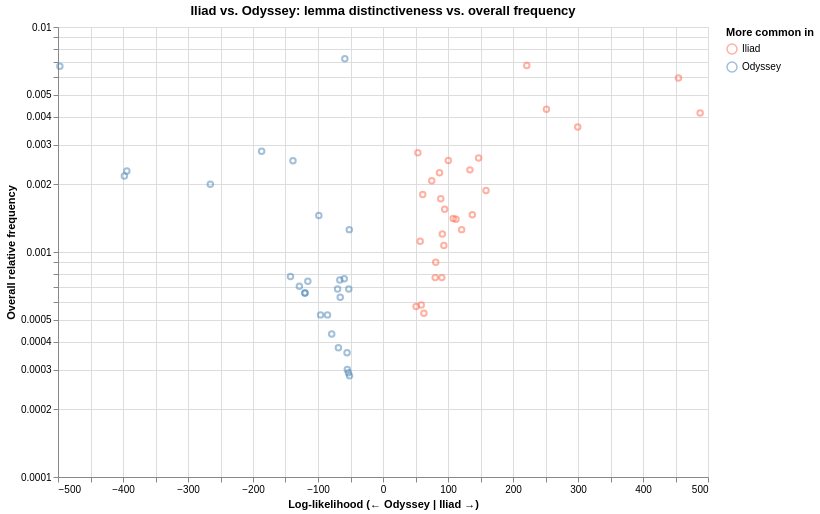

Notebook code cell kept with this figure:
### Code cell
alt.Chart(work_plot_df).mark_point(opacity=0.5, size=30).encode(
    x=alt.X("log_likelihood:Q", title="Log-likelihood (← Odyssey | Iliad →)"),
    y=alt.Y(
        "relative_frequency:Q",
        title="Overall relative frequency",
        scale=alt.Scale(type="log"),
    ),
    color=alt.Color(
        "work:N",
        scale=alt.Scale(domain=["Iliad", "Odyssey"], range=["tomato", "steelblue"]),
        legend=alt.Legend(title="More common in"),
    ),
    tooltip=["lemma:N", "log_likelihood:Q", "relative_frequency:Q"],
).properties(
    title="Iliad vs. Odyssey: lemma distinctiveness vs. overall frequency",
    width=650,
    height=450,
)

### Figure 1 — Vega-Lite specification as saved in the notebook (floating-point values rounded to 4 significant figures)
{"config": {"view": {"continuousWidth": 300, "continuousHeight": 300}}, "data": {"name": "data-df99c109f9572d23eed142b7f5f240a0"}, "mark": {"type": "point", "opacity": 0.5, "size": 30}, "encoding": {"color": {"field": "work", "legend": {"title": "More common in"}, "scale": {"domain": ["Iliad", "Odyssey"], "range": ["tomato", "steelblue"]}, "type": "nominal"}, "tooltip": [{"field": "lemma", "type": "nominal"}, {"field": "log_likelihood", "type": "quantitative"}, {"field": "relative_frequency", "type": "quantitative"}], "x": {"field": "log_likelihood", "title": "Log-likelihood (← Odyssey | Iliad →)", "type": "quantitative"}, "y": {"field": "relative_frequency", "scale": {"type": "log"}, "title": "Overall relative frequency", "type": "quantitative"}}, "height": 450, "title": "Iliad vs. Odyssey: lemma distinctiveness vs. overall frequency", "width": 650, "$schema": "https://vega.github.io/schema/vega-lite/v6.4.1.json", "datasets": {"data-df99c109f9572d23eed142b7f5f240a0": [{"lemma": "Αἰνείας", "log_likelihood": 90.52, "relative_frequency": 0.0007694, "work": "Iliad", "p_value": 1.833e-21, "p_value_fdr": 5.142e-19}, {"lemma": "Αἴας", "log_likelihood": 158.5, "relative_frequency": 0.001877, "work": "Iliad", "p_value": 2.42e-36, "p_value_fdr": 1.851e-33}, {"lemma": "Δαναοί", "log_likelihood": 112.3, "relative_frequency": 0.001398, "work": "Iliad", "p_value": 3.104e-26, "p_value_fdr": 1.187e-23}, {"lemma": "Διομήδης", "log_likelihood": 80.33, "relative_frequency": 0.0007694, "work": "Iliad", "p_value": 3.171e-19, "p_value_fdr": 7.625e-17}, {"lemma": "Εὐρύμαχος", "log_likelihood": -51.46, "relative_frequency": 0.0002815, "work": "Odyssey", "p_value": 7.316e-13, "p_value_fdr": 1.14e-10}, {"lemma": "Εὔμαιος", "log_likelihood": -68.61, "relative_frequency": 0.0003753, "work": "Odyssey", "p_value": 1.2e-16, "p_value_fdr": 2.589e-14}, {"lemma": "Κίρκη", "log_likelihood": -78.9, "relative_frequency": 0.0004316, "work": "Odyssey", "p_value": 6.528e-19, "p_value_fdr": 1.526e-16}, {"lemma": "Κύκλωψ", "log_likelihood": -54.89, "relative_frequency": 0.0003002, "work": "Odyssey", "p_value": 1.276e-13, "p_value_fdr": 2.192e-11}, {"lemma": "Λαέρτης", "log_likelihood": -53.17, "relative_frequency": 0.0002909, "work": "Odyssey", "p_value": 3.055e-13, "p_value_fdr": 5.041e-11}, {"lemma": "Μηριόνης", "log_likelihood": 62.92, "relative_frequency": 0.0005348, "work": "Iliad", "p_value": 2.152e-15, "p_value_fdr": 4.311e-13}, {"lemma": "Πάτροκλος", "log_likelihood": 137.4, "relative_frequency": 0.001464, "work": "Iliad", "p_value": 9.635e-32, "p_value_fdr": 5.406e-29}, {"lemma": "Πηνελόπεια", "log_likelihood": -142.4, "relative_frequency": 0.0007788, "work": "Odyssey", "p_value": 8.089e-33, "p_value_fdr": 5.237e-30}, {"lemma": "Πρίαμος", "log_likelihood": 108.0, "relative_frequency": 0.001407, "work": "Iliad", "p_value": 2.677e-25, "p_value_fdr": 9.794e-23}, {"lemma": "Τηλέμαχος", "log_likelihood": -394.1, "relative_frequency": 0.002289, "work": "Odyssey", "p_value": 1.061e-87, "p_value_fdr": 1.785e-84}, {"lemma": "Τρώς", "log_likelihood": 454.6, "relative_frequency": 0.005939, "work": "Iliad", "p_value": 7.331e-101, "p_value_fdr": 2.057e-97}, {"lemma": "Τυδείδης", "log_likelihood": 58.81, "relative_frequency": 0.0005817, "work": "Iliad", "p_value": 1.733e-14, "p_value_fdr": 3.241e-12}, {"lemma": "Φαίαξ", "log_likelihood": -128.6, "relative_frequency": 0.0007037, "work": "Odyssey", "p_value": 8.115e-30, "p_value_fdr": 4.017e-27}, {"lemma": "δόρυ", "log_likelihood": 100.5, "relative_frequency": 0.002552, "work": "Iliad", "p_value": 1.194e-23, "p_value_fdr": 4.185e-21}, {"lemma": "δῶμα", "log_likelihood": -138.5, "relative_frequency": 0.002543, "work": "Odyssey", "p_value": 5.658e-32, "p_value_fdr": 3.401e-29}, {"lemma": "εἷμα", "log_likelihood": -66.43, "relative_frequency": 0.0007506, "work": "Odyssey", "p_value": 3.623e-16, "p_value_fdr": 7.624e-14}, {"lemma": "κλισία", "log_likelihood": 57.22, "relative_frequency": 0.001117, "work": "Iliad", "p_value": 3.905e-14, "p_value_fdr": 6.993e-12}, {"lemma": "λαός", "log_likelihood": 53.65, "relative_frequency": 0.002759, "work": "Iliad", "p_value": 2.396e-13, "p_value_fdr": 4.033e-11}, {"lemma": "μάχη", "log_likelihood": 121.0, "relative_frequency": 0.001257, "work": "Iliad", "p_value": 3.771e-28, "p_value_fdr": 1.763e-25}, {"lemma": "μάχομαι", "log_likelihood": 133.7, "relative_frequency": 0.002318, "work": "Iliad", "p_value": 6.253e-31, "p_value_fdr": 3.289e-28}, {"lemma": "μέγαρον", "log_likelihood": -186.7, "relative_frequency": 0.002805, "work": "Odyssey", "p_value": 1.67e-42, "p_value_fdr": 1.405e-39}, {"lemma": "μνηστήρ", "log_likelihood": -397.9, "relative_frequency": 0.002177, "work": "Odyssey", "p_value": 1.548e-88, "p_value_fdr": 3.257e-85}, {"lemma": "νόστος", "log_likelihood": -65.78, "relative_frequency": 0.0006286, "work": "Odyssey", "p_value": 5.048e-16, "p_value_fdr": 1.036e-13}, {"lemma": "νῆσος", "log_likelihood": -69.86, "relative_frequency": 0.0006849, "work": "Odyssey", "p_value": 6.378e-17, "p_value_fdr": 1.412e-14}, {"lemma": "ξένος", "log_likelihood": -265.7, "relative_frequency": 0.001999, "work": "Odyssey", "p_value": 9.98e-60, "p_value_fdr": 1.2e-56}, {"lemma": "οἶκος", "log_likelihood": -98.72, "relative_frequency": 0.001454, "work": "Odyssey", "p_value": 2.911e-23, "p_value_fdr": 9.799e-21}, {"lemma": "πέπνυμαι", "log_likelihood": -59.63, "relative_frequency": 0.00076, "work": "Odyssey", "p_value": 1.146e-14, "p_value_fdr": 2.191e-12}, {"lemma": "περίφρων", "log_likelihood": -85.41, "relative_frequency": 0.0005254, "work": "Odyssey", "p_value": 2.425e-20, "p_value_fdr": 6.185e-18}, {"lemma": "πόλεμος", "log_likelihood": 147.1, "relative_frequency": 0.002618, "work": "Iliad", "p_value": 7.535e-34, "p_value_fdr": 5.285e-31}, {"lemma": "πόντος", "log_likelihood": -51.88, "relative_frequency": 0.001257, "work": "Odyssey", "p_value": 5.899e-13, "p_value_fdr": 9.368e-11}, {"lemma": "συβώτης", "log_likelihood": -120.1, "relative_frequency": 0.0006568, "work": "Odyssey", "p_value": 6.114e-28, "p_value_fdr": 2.573e-25}, {"lemma": "τεῖχος", "log_likelihood": 93.63, "relative_frequency": 0.00107, "work": "Iliad", "p_value": 3.803e-22, "p_value_fdr": 1.143e-19}, {"lemma": "τεῦχος", "log_likelihood": 61.14, "relative_frequency": 0.001801, "work": "Iliad", "p_value": 5.32e-15, "p_value_fdr": 1.041e-12}, {"lemma": "ἀμφίπολος", "log_likelihood": -52.63, "relative_frequency": 0.0006849, "work": "Odyssey", "p_value": 4.018e-13, "p_value_fdr": 6.504e-11}, {"lemma": "ἀοιδός", "log_likelihood": -55.32, "relative_frequency": 0.0003565, "work": "Odyssey", "p_value": 1.024e-13, "p_value_fdr": 1.796e-11}, {"lemma": "ἀσπίς", "log_likelihood": 81.11, "relative_frequency": 0.0009007, "work": "Iliad", "p_value": 2.138e-19, "p_value_fdr": 5.293e-17}, {"lemma": "Ἀγαμέμνων", "log_likelihood": 88.83, "relative_frequency": 0.001726, "work": "Iliad", "p_value": 4.302e-21, "p_value_fdr": 1.168e-18}, {"lemma": "Ἀλκίνοος", "log_likelihood": -120.1, "relative_frequency": 0.0006568, "work": "Odyssey", "p_value": 6.114e-28, "p_value_fdr": 2.573e-25}, {"lemma": "Ἀντίνοος", "log_likelihood": -96.05, "relative_frequency": 0.0005254, "work": "Odyssey", "p_value": 1.118e-22, "p_value_fdr": 3.619e-20}, {"lemma": "Ἀργεῖος", "log_likelihood": 74.98, "relative_frequency": 0.002074, "work": "Iliad", "p_value": 4.747e-18, "p_value_fdr": 1.08e-15}, {"lemma": "Ἀχαιός", "log_likelihood": 221.2, "relative_frequency": 0.006746, "work": "Iliad", "p_value": 4.889e-50, "p_value_fdr": 4.572e-47}, {"lemma": "Ἀχιλλεύς", "log_likelihood": 299.6, "relative_frequency": 0.003594, "work": "Iliad", "p_value": 3.964e-67, "p_value_fdr": 5.56e-64}, {"lemma": "Ἄρης", "log_likelihood": 94.85, "relative_frequency": 0.001548, "work": "Iliad", "p_value": 2.054e-22, "p_value_fdr": 6.403e-20}, {"lemma": "ἔγχος", "log_likelihood": 86.93, "relative_frequency": 0.002252, "work": "Iliad", "p_value": 1.124e-20, "p_value_fdr": 2.956e-18}, {"lemma": "ἔρχομαι", "log_likelihood": -58.72, "relative_frequency": 0.007234, "work": "Odyssey", "p_value": 1.821e-14, "p_value_fdr": 3.331e-12}, {"lemma": "Ἕκτωρ", "log_likelihood": 487.9, "relative_frequency": 0.004147, "work": "Iliad", "p_value": 4.051e-108, "p_value_fdr": 1.705e-104}, {"lemma": "Ἥρα", "log_likelihood": 91.28, "relative_frequency": 0.001201, "work": "Iliad", "p_value": 1.247e-21, "p_value_fdr": 3.618e-19}, {"lemma": "ἵππος", "log_likelihood": 251.4, "relative_frequency": 0.004307, "work": "Iliad", "p_value": 1.255e-56, "p_value_fdr": 1.32e-53}, {"lemma": "Ἰθάκη", "log_likelihood": -115.6, "relative_frequency": 0.0007412, "work": "Odyssey", "p_value": 5.734e-27, "p_value_fdr": 2.298e-24}, {"lemma": "ὄχος", "log_likelihood": 50.95, "relative_frequency": 0.0005724, "work": "Iliad", "p_value": 9.452e-13, "p_value_fdr": 1.446e-10}, {"lemma": "Ὀδυσσεύς", "log_likelihood": -497.1, "relative_frequency": 0.006699, "work": "Odyssey", "p_value": 3.996e-110, "p_value_fdr": 3.363e-106}]}}
